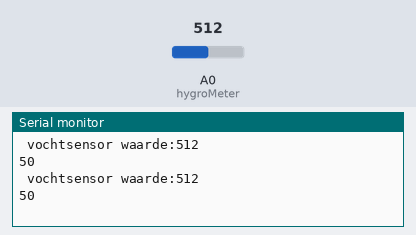
A sketch run on a simulated Arduino Uno, built with avr-gcc and run on an emulated ATmega328P. Shown: the last lines printed to the serial monitor. Inputs (shaded band) come from the test bench; at power-on: A0 (hygroMeter) = 512.

Above: at 1.2 s.
1.3 s: A0 (hygroMeter) set to 716
At 2.5 s:
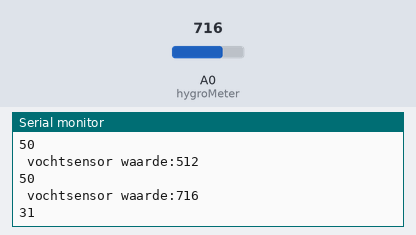
2.8 s: A0 (hygroMeter) set to 900
At 3.8 s:
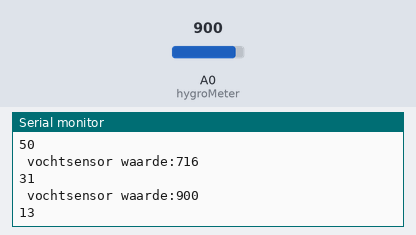
Timing chart, 0 to 5.8 s (numbered marks = the images above; inputs shaded):
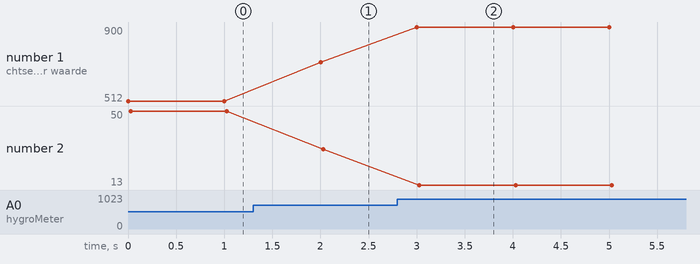

The sketch:

PlantMoisterSensor3.ino
```cpp
int hygroMeter = A0;
int bodemPercentage = 0;

int bodemCalculator(float sensorWaarde) {
  bodemPercentage = (sensorWaarde / 1023) * 100;
  return (100 - bodemPercentage);
}

void setup() {
  Serial.begin(9600);
  pinMode(hygroMeter, INPUT);
}

void loop() {
  Serial.print(" vochtsensor waarde:");
  Serial.println(analogRead(hygroMeter));
  //  Serial.print("precentage =");
  Serial.println(bodemCalculator(analogRead(hygroMeter)));
  delay(1000);
}
```

Measured:
- after the input at 1.3 s, the serial monitor: prints a new line after 0.70 s (image 1)
- after the input at 2.8 s, the serial monitor: prints a new line after 0.20 s (image 2)
- plotted number 1: 512 → 716 after the input at 1.3 s, 716 → 900 after the input at 2.8 s
- plotted number 2: 50 → 31 after the input at 1.3 s, 31 → 13 after the input at 2.8 s
